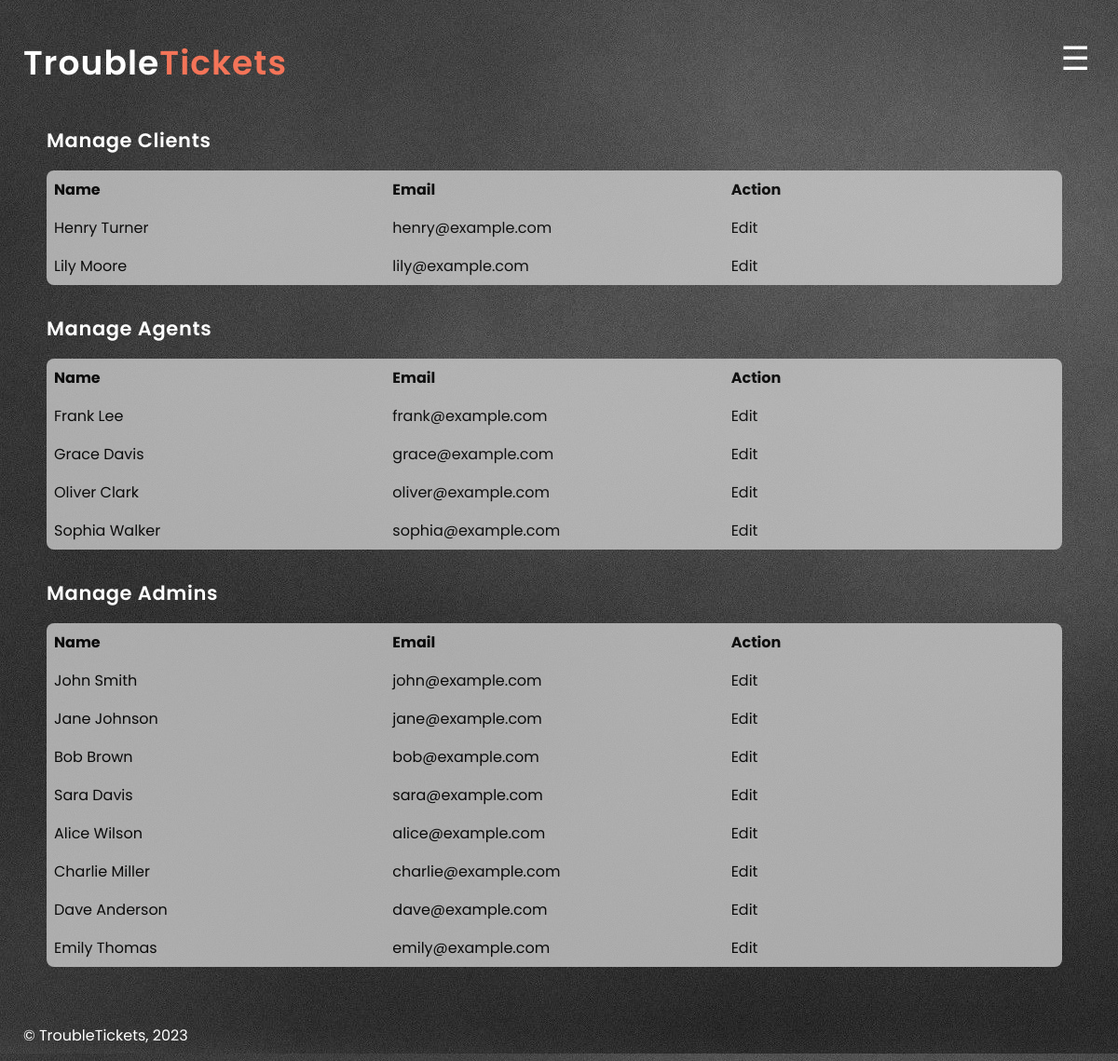
The app's page /pages/admin.php (signed in) with its own data.
### tables this page shows
CREATE TABLE CLIENTS (
client_id INTEGER PRIMARY KEY AUTOINCREMENT,
username VARCHAR(255) NOT NULL,
password VARCHAR(255) NOT NULL,
email VARCHAR(255) NOT NULL
);

### pages/admin.php (called while the page is built, shortened)
<?php
require_once(__DIR__ . '/../templates/normal.php');
require_once(__DIR__ . '/../templates/admin_template.php');
$session = new Session();
$db = getDatabaseConnection();
output_admin($db, $session);
?>

### database/client.class.php (called while the page is built, shortened)
<?php
class Client
{
    public function __construct(int $id, string $username, string $email, string $password)
    {
        $this->id = $id;
        $this->username = $username;
        $this->email = $email;
    }
    static function getOnlyClients(PDO $db, int $count): array
    {
        $stmt = $db->prepare(
            'SELECT C.client_id, C.username, C.email, C.password
         FROM CLIENTS C
         LEFT JOIN AGENTS A ON C.client_id = A.client_id
         LEFT JOIN ADMINS ADM ON C.client_id = ADM.client_id
         WHERE A.client_id IS NULL AND ADM.client_id IS NULL
         LIMIT :count'
        );
        $stmt->bindValue(':count', $count, PDO::PARAM_INT);
        $stmt->execute();
        $users = array();
        while ($user = $stmt->fetch()) {
            $users[] = new Client(
                $user['client_id'],
                $user['username'],
                $user['email'],
                $user['password'],
            );
        }
        return $users;
    }
    static function getOnlyAgents(PDO $db, int $count): array
    {
        $stmt = $db->prepare(
            'SELECT C.client_id, C.username, C.email, C.password
         FROM CLIENTS C
         INNER JOIN AGENTS A ON C.client_id = A.client_id
         LEFT JOIN ADMINS ADM ON C.client_id = ADM.client_id
         WHERE ADM.client_id IS NULL
         LIMIT :count'
        );
        $stmt->bindValue(':count', $count, PDO::PARAM_INT);
        $stmt->execute();
        $users = array();
        while ($user = $stmt->fetch()) {
            $users[] = new Client(
                $user['client_id'],
                $user['username'],
                $user['email'],
                $user['password'],
            );
        }
        return $users;
    }
    static function getOnlyAdmins(PDO $db, int $count): array
    {
        $stmt = $db->prepare(
            'SELECT C.client_id, C.username, C.email, C.password
         FROM CLIENTS C
         INNER JOIN ADMINS ADM ON C.client_id = ADM.client_id
         LIMIT :count'
        );
        $stmt->bindValue(':count', $count, PDO::PARAM_INT);
        $stmt->execute();
        $users = array();
        while ($user = $stmt->fetch()) {
            $users[] = new Client(
                $user['client_id'],
                $user['username'],
                $user['email'],
                $user['password'],
            );
        }
        return $users;
    }
} ?>

### templates/admin_template.php (the view, shortened to what this page needs)
<?php
require_once(__DIR__ . '/../database/connection.db.php');
require_once(__DIR__ . '/../database/client.class.php');
function output_admin(PDO $db, Session $session)
{
    $clients = Client::getOnlyClients($db, 20);
    $agents = Client::getOnlyAgents($db, 20);
    $admins = Client::getOnlyAdmins($db, 20);
    ?>
    <section id="user_manager">
        <section id="client_manager">
            <h3>Manage Clients</h3>
            <table>
                <thead>
                    <tr>
                        <th>Name</th>
                        <th>Email</th>
                        <th>Action</th>
                    </tr>
                </thead>
                <tbody>
                    <?php foreach ($clients as $client): ?>
                        <tr>
                            <td>
                                <?= $client->username ?>
                            </td>
                            <td>
                                <?= $client->email ?>
                            </td>
                            <td>
                                <a href="edit.php?id=<?= $client->id ?>">Edit</a>
                            </td>
                        </tr>
                    <?php endforeach; ?>
                </tbody>
            </table>
        </section>
        <section id="agent_manager">
            <h3>Manage Agents</h3>
            <table>
                <thead>
                    <tr>
                        <th>Name</th>
                        <th>Email</th>
                        <th>Action</th>
                    </tr>
                </thead>
                <tbody>
                    <?php foreach ($agents as $agent): ?>
                        <tr>
                            <td>
                                <?= $agent->username ?>
                            </td>
                            <td>
                                <?= $agent->email ?>
                            </td>
                            <td>
                                <a href="edit.php?id=<?= $agent->id ?>">Edit</a>
                            </td>
                        </tr>
                    <?php endforeach; ?>
                </tbody>
            </table>
        </section>
        <section id="admin_manager">
            <h3>Manage Admins</h3>
            <table>
                <thead>
                    <tr>
                        <th>Name</th>
                        <th>Email</th>
                        <th>Action</th>
                    </tr>
                </thead>
                <tbody>
                    <?php foreach ($admins as $admin): ?>
                        <tr>
                            <td>
                                <?= $admin->username ?>
                            </td>
                            <td>
                                <?= $admin->email ?>
                            </td>
                            <td>
                                <a href="edit.php?id=<?= $admin->id ?>">Edit</a>
                            </td>
                        </tr>
                    <?php endforeach; ?>
                </tbody>
            </table>
        </section>
    </section>
    <?php
}
?>

### css/style.css (style rules this page uses)
* { max-width: 100%; max-height: 100%; }
html, body { background-image: url('/images/grey.jpg'); }
a { text-decoration: none; }
section { padding-left: 25px; padding-top: 15px; }
section h3 { color: #FFFFFF; }
#user_manager table { border-radius: 8px; background-color: #CFCFCF; opacity: 78%; margin-right: 25px; }
#user_manager a { color: inherit; }

### css/text.css (style rules this page uses)
* { font-family: 'Poppins', sans-serif; font-style: normal; }
section h3 { font-weight: 600; font-size: 21px; line-height: 22px; letter-spacing: 0.03em; }

### css/layout.css (style rules this page uses)
body { display: grid; grid-template-columns: 75% 10% 15%; grid-template-rows: 0.7fr 1fr 1fr 5.5fr 0.8fr; max-width: 120em; min-width: 20em; margin: 0 auto; max-height: 100%; min-height: 100vh; overflow-x: hidden; overflow-y: auto; }
section { display: flex; flex-direction: column; grid-column: 1/-1; grid-row: 2/5; }
section#user_manager { display: flex; flex-direction: column; margin-right: 5%; }
section#user_manager th, section#user_manager td { text-align: left; padding: 8px; width: 25%; }
section#user_manager table { border-collapse: collapse; width: 100%; }

### records on screen
clients: username "Henry Turner", email "henry@example.com"
clients: username "Lily Moore", email "lily@example.com"
clients: username "Frank Lee", email "frank@example.com"
clients: username "Grace Davis", email "grace@example.com"
clients: username "Oliver Clark", email "oliver@example.com"
clients: username "Sophia Walker", email "sophia@example.com"
clients: username "John Smith", email "john@example.com"
clients: username "Jane Johnson", email "jane@example.com"
clients: username "Bob Brown", email "bob@example.com"
clients: username "Sara Davis", email "sara@example.com"
clients: username "Alice Wilson", email "alice@example.com"
clients: username "Charlie Miller", email "charlie@example.com"
clients: username "Dave Anderson", email "dave@example.com"
clients: username "Emily Thomas", email "emily@example.com"
